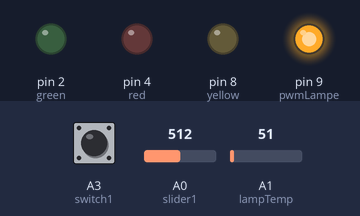
The sketch below on a simulated Arduino Uno, built with avr-gcc and run on an emulated ATmega328P. Parts: output pins drawn as LEDs (lit = HIGH). The test bench sets the inputs (shaded band); at power-on: A3 (switch1) LOW, A0 (slider1) = 512, A1 (lampTemp) = 51. What the sketch prints to the serial monitor is not drawn.

Above: at 1.2 s.
1.3 s: A3 (switch1) pulled HIGH for 0.15 s
At 1.38 s:
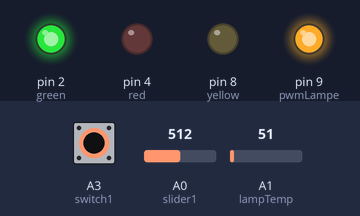
2.9 s: A0 (slider1) set to 306
At 3.5 s:
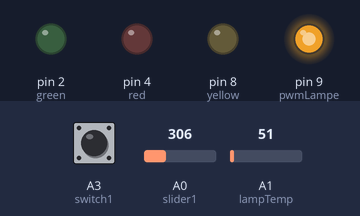
4.4 s: A0 (slider1) set to 122
At 5.6 s:
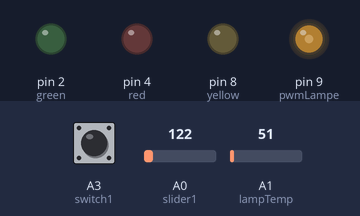
5.9 s: A3 (switch1) pulled HIGH for 1 s
At 6.7 s:
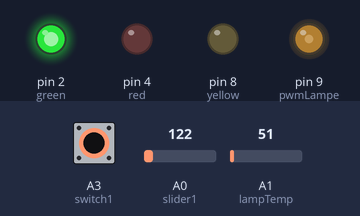
8.4 s: A0 (slider1) set to 0
At 8.9 s:
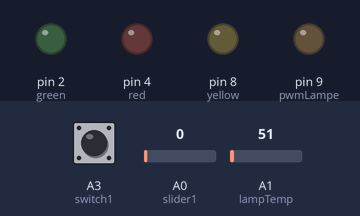
9.9 s: A3 (switch1) pulled HIGH for 0.15 s
At 9.98 s:
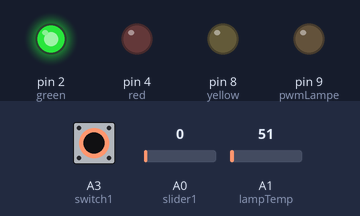
Timing chart, 0 to 12.5 s (numbered marks = the images above; inputs shaded):
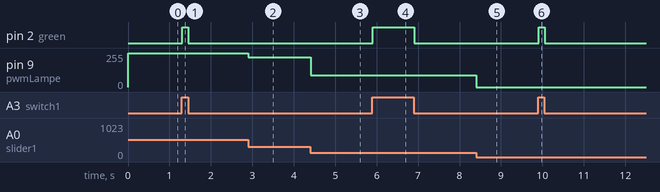

Measured:
- after the input at 1.3 s, pin 2 (green): LOW → HIGH at once, → LOW 0.15 s later
- after the input at 2.9 s, pin 9 (pwmLampe): 255/255 → 222/255 at once
- after the input at 4.4 s, pin 9 (pwmLampe): 222/255 → 88/255 at once
- after the input at 5.9 s, pin 2 (green): LOW → HIGH at once, → LOW 0.99 s later
- after the input at 8.4 s, pin 9 (pwmLampe): 88/255 → 0/255 at once
- after the input at 9.9 s, pin 2 (green): LOW → HIGH at once, → LOW 0.15 s later

The sketch:

controllino-macher.ino
```cpp
//INPUT
int slider1 = A0; //Analog 0
int lampTemp = A1; //Analog 1
int switch1 = A3; //Analog 3

//OUTPUT
int pwmLampe = 9; //Digital 7
int green = 2; //Digital 0
int yellow = 8; //Digital 6
int red = 4; //Digital 2

//variables
bool stateSwitch1;
int valueSlider1;
int valuelampTemp;
int mapValueSlider1 = 0;
int mapValuelampTemp = 0;

void setup() {
  //OUTPUT
  pinMode(pwmLampe, OUTPUT);
  pinMode(green, OUTPUT);
  pinMode(yellow, OUTPUT);
  pinMode(red, OUTPUT);

  //INPUT
  pinMode(slider1, INPUT);
  pinMode(lampTemp, INPUT);
  pinMode(switch1, INPUT);

  Serial.begin(9600);
}

void loop() {
  // read the value from the sensor:
  stateSwitch1 = digitalRead(switch1);
  valueSlider1 = analogRead(slider1);
  valuelampTemp = analogRead(lampTemp);

  Serial.println(valuelampTemp);
  mapValueSlider1 = map(valueSlider1, 1, 350, 0, 255);

  if(stateSwitch1 == HIGH){
     Serial.println("ON");
    if(valuelampTemp < 100){           //green
       digitalWrite(green, HIGH);
       digitalWrite(red, LOW);
       digitalWrite(yellow, LOW);
    }else if(valuelampTemp < 300){     //red
       digitalWrite(green, LOW);
       digitalWrite(red, LOW);
       digitalWrite(yellow, HIGH);
    }else{                            //yellow
       digitalWrite(green, LOW);
       digitalWrite(red, HIGH);
       digitalWrite(yellow, LOW);
    }
  }else{
    digitalWrite(red, LOW);
    digitalWrite(green, LOW);
    digitalWrite(yellow, LOW);
  }

  analogWrite(pwmLampe, mapValueSlider1);

}
```
